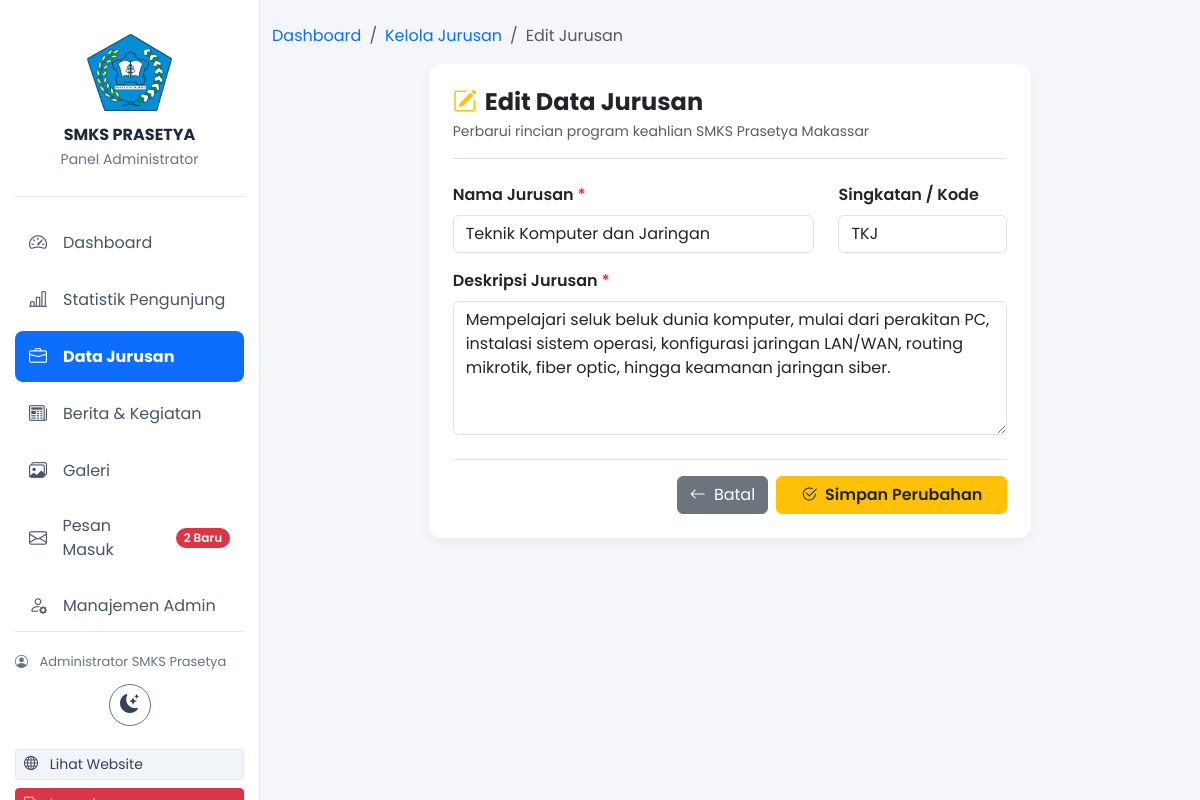
/admin/jurusan/edit.php?id=1 (signed in), run on the app's committed database.
### tables this page shows
CREATE TABLE `jurusan` (
  `id` INT AUTO_INCREMENT PRIMARY KEY,
  `nama_jurusan` VARCHAR(100) NOT NULL,
  `singkatan` VARCHAR(20) DEFAULT NULL,
  `deskripsi` TEXT NOT NULL,
  `created_at` TIMESTAMP DEFAULT CURRENT_TIMESTAMP
);

### admin/jurusan/edit.php (the view, shortened to what this page needs)
<?php
require_once __DIR__ . '/../../config/koneksi.php';
$id = isset($_GET['id']) ? intval($_GET['id']) : 0;
$query_data = mysqli_query($conn, "SELECT * FROM jurusan WHERE id = '$id' LIMIT 1");
$row = mysqli_fetch_assoc($query_data);
?>
<!DOCTYPE html>
<html lang="id">
<head>
    <link href="https://cdn.jsdelivr.net/npm/bootstrap@5.3.0/dist/css/bootstrap.min.css" rel="stylesheet">
    <link rel="stylesheet" href="https://cdn.jsdelivr.net/npm/bootstrap-icons@1.11.1/font/bootstrap-icons.css">
</head>
<body>
    <?php include '../navbar.php'; ?>
    <div class="container my-4">
        <nav aria-label="breadcrumb">
            <ol class="breadcrumb">
                <li class="breadcrumb-item"><a href="../index.php" class="text-decoration-none">Dashboard</a></li>
                <li class="breadcrumb-item"><a href="index.php" class="text-decoration-none">Kelola Jurusan</a></li>
                <li class="breadcrumb-item active" aria-current="page">Edit Jurusan</li>
            </ol>
        </nav>
        <div class="row justify-content-center">
            <div class="col-lg-8">
                <div class="card card-custom bg-white p-4">
                    <div class="border-bottom pb-3 mb-4">
                        <h4 class="fw-bold mb-1"><i class="bi bi-pencil-square text-warning me-2"></i>Edit Data Jurusan</h4>
                        <p class="text-muted small mb-0">Perbarui rincian program keahlian SMKS Prasetya Makassar</p>
                    </div>
                    <form action="" method="POST">
                        <div class="row mb-3">
                            <div class="col-md-8">
                                <label class="form-label fw-semibold">Nama Jurusan <span class="text-danger">*</span></label>
                                <input type="text" name="nama_jurusan" class="form-control" value="<?= htmlspecialchars($row['nama_jurusan']); ?>" required>
                            </div>
                            <div class="col-md-4 mt-3 mt-md-0">
                                <label class="form-label fw-semibold">Singkatan / Kode</label>
                                <input type="text" name="singkatan" class="form-control" value="<?= htmlspecialchars($row['singkatan'] ?? ''); ?>" placeholder="Contoh: TKJ">
                            </div>
                        </div>
                        <div class="mb-4">
                            <label class="form-label fw-semibold">Deskripsi Jurusan <span class="text-danger">*</span></label>
                            <textarea name="deskripsi" class="form-control" rows="5" required><?= htmlspecialchars($row['deskripsi']); ?></textarea>
                        </div>
                        <div class="d-flex justify-content-end gap-2 border-top pt-3">
                            <a href="index.php" class="btn btn-secondary">
                                <i class="bi bi-arrow-left me-1"></i> Batal
                            </a>
                            <button type="submit" name="update" class="btn btn-warning fw-semibold px-4 text-dark">
                                <i class="bi bi-check2-circle me-1"></i> Simpan Perubahan
                            </button>
                        </div>
                    </form>
                </div>
            </div>
        </div>
    </div>
</body>
</html>

### assets/css/theme.css (style rules this page uses)
:root { color-scheme: light; }
body { background-color: #f4f6f9; color: #334155; transition: background-color 0.2s, color 0.2s; }

### admin/jurusan/edit.php (style rules this page uses)
body { font-family: 'Poppins', sans-serif; background-color: #f4f6f9; }
.card-custom { border: none; border-radius: 12px; box-shadow: 0 4px 12px rgba(0,0,0,0.04); }

### admin/navbar.php (style rules this page uses)
body { padding-left: 260px; }

### data on the page
jurusan: nama_jurusan "Teknik Komputer dan Jaringan", singkatan "TKJ", deskripsi "Mempelajari seluk beluk dunia komputer, mulai dari perakitan PC, instalasi sistem operasi, konfigurasi jaringan LAN/WAN, routing mikrotik, fiber optic, hingga keamanan jaringan siber."

### other printed values
$unread_count "2"
$nama_admin "Administrator SMKS Prasetya"
